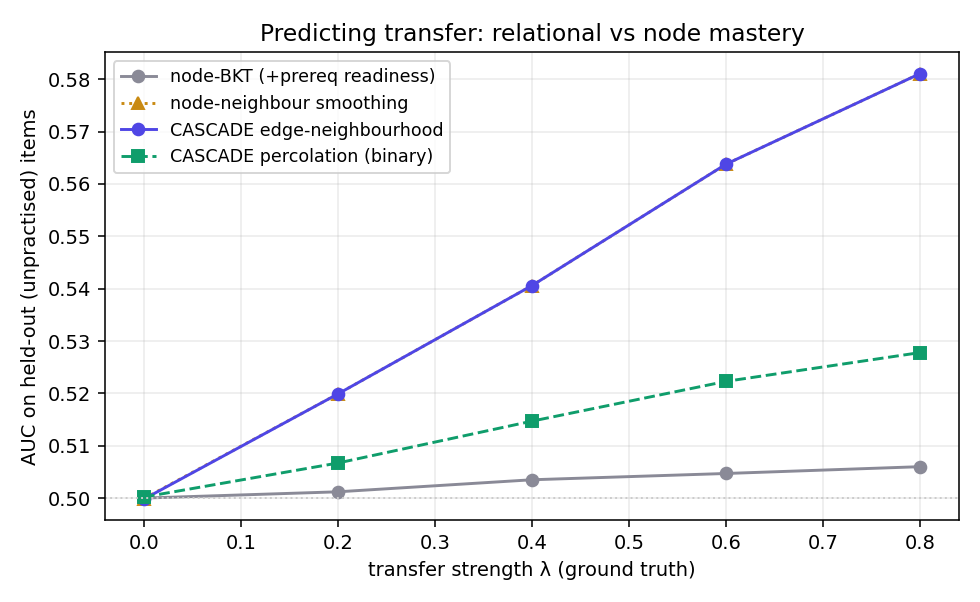

This chart was generated by the following Python code:
"""Predictive-validity test: does percolation (relational) mastery predict
TRANSFER better than node-level BKT?

The central CASCADE claim is that language mastery is a *topological* property
of the learned-edge subgraph, not a per-item scalar. If true, then for an item
a learner has NEVER directly practised, the state of the *edges around it*
should predict success better than the item's own BKT belief.

Design (built to be falsifiable, not rigged):

  1. Ground truth is an INDEPENDENT generative model with a tunable transfer
     strength λ. Each simulated learner practises a contiguous region of the
     REAL Vaaani graph; their latent per-edge competence diffuses to unpractised
     neighbours with strength λ (λ=0 ⇒ no transfer; λ→1 ⇒ competence is fully
     relational). Outcomes are sampled from that latent competence.

  2. Two families of *observable* estimators are fit from the SAME practice
     observations:
        • node_bkt  — standard BKT mastery blended with prerequisite readiness
                      (the field-standard baseline, in its strongest fair form).
        • cascade   — CASCADE edge-BKT: percolation (binary, the real
                      percolation.percolated_nodes) and the continuous
                      edge-neighbourhood belief.

  3. We score both on HELD-OUT items (never directly practised) and compute AUC
     / Brier against the sampled transfer outcomes, swept over λ.

  Honesty guards:
    • node_bkt gets prerequisite readiness, so it is not a strawman.
    • the λ=0 null: with no true transfer, cascade must NOT beat node_bkt on
      held-out items — otherwise the estimator is hallucinating structure.
    • in-sample (practised) AUC is reported too: node_bkt should win there,
      where direct evidence exists.

Reuses the real graph, the real percolation implementation, and the exact BKT
constants from cognitive_twin, so it tests the shipped logic. No LLM. Seeded.
"""

from __future__ import annotations

import json
import math
import os
import random
import statistics
import sys
from pathlib import Path

sys.path.insert(0, str(Path(__file__).resolve().parent.parent / "backend"))

from cognitive_twin import PRIOR, SLIP, GUESS, TRANSIT           # exact shipped constants
from percolation import percolated_nodes                          # the real implementation
from development_engine import get_world_edges, WorldModel

# planner's node predictor blend (development_engine.p_success defaults)
W_MASTERY, W_READINESS = 0.35, 0.65
THETA_EDGE = 0.90          # percolation edge-learned threshold (shipped default)
K_MIN = 3                  # percolation min component size (shipped default)


# ── observation model (shared link function) ────────────────────────
def obs_prob(competence: float) -> float:
    """Latent competence → P(correct). Same slip/guess link both sides use."""
    return GUESS + (1.0 - GUESS - SLIP) * max(0.0, min(1.0, competence))


def bkt_update(p: float, correct: bool, w: float = 1.0) -> float:
    """Identical to cognitive_twin.update / update_edge posterior + learn step."""
    if correct:
        post = p * (1 - SLIP) / (p * (1 - SLIP) + (1 - p) * GUESS + 1e-12)
    else:
        post = p * SLIP / (p * SLIP + (1 - p) * (1 - SLIP) + 1e-12)
    post = (1 - w) * p + w * post
    return post + (1 - post) * TRANSIT


class EB:
    """Minimal edge-belief object for percolation.percolated_nodes (needs .mastery)."""
    __slots__ = ("mastery",)
    def __init__(self, m: float): self.mastery = m


# ── graph loading ───────────────────────────────────────────────────
def load_graph():
    edges_by_type = get_world_edges()                    # {etype: [(s,t),...]}
    world = WorldModel()
    nodes = list(world.nodes)
    incident: dict[str, list[str]] = {}                  # node -> [edge_key]
    node_nbrs: dict[str, set[str]] = {}                  # node -> {node}
    edge_nbrs: dict[str, set[str]] = {}                  # edge_key -> {edge_key sharing a node}
    node_of_edge: dict[str, tuple[str, str]] = {}
    for et, pairs in edges_by_type.items():
        for s, t in pairs:
            ek = f"{s}::{t}::{et}"
            node_of_edge[ek] = (s, t)
            incident.setdefault(s, []).append(ek)
            incident.setdefault(t, []).append(ek)
            node_nbrs.setdefault(s, set()).add(t)
            node_nbrs.setdefault(t, set()).add(s)
    for n, eks in incident.items():
        for ek in eks:
            edge_nbrs.setdefault(ek, set()).update(e for e in eks if e != ek)
    prereqs = {n: world.prereqs.get(n, []) for n in nodes}
    return edges_by_type, nodes, incident, node_nbrs, edge_nbrs, node_of_edge, prereqs


# ── one simulated learner ───────────────────────────────────────────
def practised_region(nodes, node_nbrs, rng, density):
    """Contiguous practice: random-walk from a few seeds (curricula cluster)."""
    target = max(8, int(len(nodes) * density))
    practised: set[str] = set()
    seeds = rng.sample([n for n in nodes if node_nbrs.get(n)], k=min(5, len(nodes)))
    frontier = list(seeds)
    while frontier and len(practised) < target:
        cur = frontier.pop(rng.randrange(len(frontier)))
        if cur in practised:
            continue
        practised.add(cur)
        nbrs = list(node_nbrs.get(cur, ()))
        rng.shuffle(nbrs)
        frontier.extend(nbrs[:3])
    return practised


def simulate(G, rng, lam, density, attempts=3):
    edges_by_type, nodes, incident, node_nbrs, edge_nbrs, node_of_edge, prereqs = G
    alpha = rng.uniform(0.35, 0.9)                        # learner ability
    practised = practised_region(nodes, node_nbrs, rng, density)

    # Ground truth: NODE competence with λ-controlled transfer. A practised node
    # is acquired (α); an unpractised node's competence is ONLY what transfers
    # from its practised graph-neighbours, scaled by λ. λ=0 ⇒ unpractised nodes
    # are truly unknown (clean null — nothing is predictable). No edge-sharing
    # leakage: λ is the sole transfer knob.
    def true_comp(v):
        if v in practised:
            return alpha
        nb = node_nbrs.get(v, ())
        if not nb:
            return 0.0
        frac = sum(1 for u in nb if u in practised) / len(nb)
        return lam * alpha * frac

    # ── fit estimators from practice observations only ──
    node_bel = {}
    edge_bel = {}
    for v in practised:
        pv = obs_prob(true_comp(v))
        nb = PRIOR
        for _ in range(attempts):
            correct = rng.random() < pv
            nb = bkt_update(nb, correct)
            for ek in incident.get(v, []):               # item attempt updates incident edges (ear×CASCADE)
                edge_bel[ek] = bkt_update(edge_bel.get(ek, PRIOR), correct)
        node_bel[v] = nb

    # percolation set from the fitted edge beliefs (REAL implementation)
    eb_objs = {ek: EB(m) for ek, m in edge_bel.items()}
    perc = percolated_nodes(eb_objs, edges_by_type, theta=THETA_EDGE, k_min=K_MIN)

    # ── score held-out items (never practised) ──
    rows = []
    held = [v for v in nodes if v not in practised and incident.get(v)]
    rng.shuffle(held)
    for v in held[:400]:                                 # cap per learner for speed
        outcome = 1 if rng.random() < obs_prob(true_comp(v)) else 0
        # (1) node_bkt: prior mastery + PREREQUISITE readiness (field-standard baseline)
        pr = prereqs.get(v, [])
        readiness = statistics.fmean([node_bel.get(x, PRIOR) for x in pr]) if pr else PRIOR
        s_node = GUESS + (1 - GUESS - SLIP) * (W_MASTERY * PRIOR + W_READINESS * readiness)
        # (2) node_spread: prior blended with mean node-belief over ALL neighbours
        #     (the tough baseline — "why not just average the neighbours' node masteries?")
        nb = node_nbrs.get(v, ())
        spread = statistics.fmean([node_bel.get(u, PRIOR) for u in nb]) if nb else PRIOR
        s_spread = GUESS + (1 - GUESS - SLIP) * (W_MASTERY * PRIOR + W_READINESS * spread)
        # (3) cascade edge-neighbourhood belief
        eks = incident.get(v, [])
        nbr_edge = statistics.fmean([edge_bel.get(e, PRIOR) for e in eks]) if eks else PRIOR
        s_cascade = obs_prob(nbr_edge)
        # (4) percolation (binary)
        s_perc = 1.0 if v in perc else 0.0
        rows.append((outcome, s_node, s_spread, s_cascade, s_perc))
    return rows


# ── metrics ─────────────────────────────────────────────────────────
def auc(scores, labels):
    pos = [s for s, y in zip(scores, labels) if y == 1]
    neg = [s for s, y in zip(scores, labels) if y == 0]
    if not pos or not neg:
        return float("nan")
    order = sorted(range(len(scores)), key=lambda i: scores[i])
    ranks = [0.0] * len(scores)
    i = 0
    while i < len(order):
        j = i
        while j < len(order) and scores[order[j]] == scores[order[i]]:
            j += 1
        avg = (i + 1 + j) / 2.0
        for k in range(i, j):
            ranks[order[k]] = avg
        i = j
    sum_pos = sum(ranks[i] for i in range(len(scores)) if labels[i] == 1)
    n_pos, n_neg = len(pos), len(neg)
    return (sum_pos - n_pos * (n_pos + 1) / 2.0) / (n_pos * n_neg)


def brier(scores, labels):
    return statistics.fmean([(s - y) ** 2 for s, y in zip(scores, labels)])


# ── experiment ──────────────────────────────────────────────────────
def run(n_students=200, density=0.12, lambdas=(0.0, 0.2, 0.4, 0.6, 0.8), seed=7):
    G = load_graph()
    results = {}
    for lam in lambdas:
        rng = random.Random(seed * 1000 + int(lam * 100))
        y, sn, ss, sc, sp = [], [], [], [], []
        for _ in range(n_students):
            for outcome, s_node, s_spread, s_casc, s_perc in simulate(G, rng, lam, density):
                y.append(outcome); sn.append(s_node); ss.append(s_spread)
                sc.append(s_casc); sp.append(s_perc)
        base_rate = statistics.fmean(y) if y else float("nan")
        results[lam] = {
            "n_heldout": len(y),
            "held_out_base_rate": round(base_rate, 4),
            "auc_node_bkt": round(auc(sn, y), 4),
            "auc_node_spread": round(auc(ss, y), 4),
            "auc_cascade_edge": round(auc(sc, y), 4),
            "auc_percolation": round(auc(sp, y), 4),
            "brier_node_bkt": round(brier(sn, y), 4),
            "brier_cascade_edge": round(brier(sc, y), 4),
            "auc_lift_cascade_over_node": round(auc(sc, y) - auc(sn, y), 4),
            "auc_lift_cascade_over_spread": round(auc(sc, y) - auc(ss, y), 4),
        }
    return results


def simulate_edge_specific(G, rng, lam, density, attempts=3):
    """Second regime: competence is EDGE-specific (a learner can know the
    phone→/f/ relation without fully knowing 'phone' as an item). Practice is at
    the edge level; the held-out target is an unpractised EDGE. This is where
    edge-level tracing should beat node-level summaries, because a node's mastery
    aggregates ALL its edges and blurs any single relation."""
    edges_by_type, nodes, incident, node_nbrs, edge_nbrs, node_of_edge, prereqs = G
    alpha = rng.uniform(0.35, 0.9)
    all_edges = list(node_of_edge)
    # contiguous edge practice: random walk over edge-adjacency
    target = max(8, int(len(all_edges) * density))
    practised: set[str] = set()
    frontier = rng.sample(all_edges, k=min(5, len(all_edges)))
    while frontier and len(practised) < target:
        cur = frontier.pop(rng.randrange(len(frontier)))
        if cur in practised:
            continue
        practised.add(cur)
        nb = list(edge_nbrs.get(cur, ()))
        rng.shuffle(nb)
        frontier.extend(nb[:3])

    def true_edge_comp(e):
        if e in practised:
            return alpha
        nb = edge_nbrs.get(e, ())
        if not nb:
            return 0.0
        frac = sum(1 for x in nb if x in practised) / len(nb)
        return lam * alpha * frac

    node_bel, edge_bel = {}, {}
    for e in practised:
        pe = obs_prob(true_edge_comp(e))
        eb = PRIOR
        s, t = node_of_edge[e]
        nb_s, nb_t = node_bel.get(s, PRIOR), node_bel.get(t, PRIOR)
        for _ in range(attempts):
            correct = rng.random() < pe
            eb = bkt_update(eb, correct)
            nb_s = bkt_update(nb_s, correct)     # edge practice trains both endpoint nodes
            nb_t = bkt_update(nb_t, correct)
        edge_bel[e] = eb
        node_bel[s], node_bel[t] = nb_s, nb_t

    rows = []
    held = [e for e in all_edges if e not in practised]
    rng.shuffle(held)
    for e in held[:400]:
        outcome = 1 if rng.random() < obs_prob(true_edge_comp(e)) else 0
        s, t = node_of_edge[e]
        # node baseline for an edge = mean of endpoint node masteries (p_success_edge readiness)
        s_node = obs_prob((node_bel.get(s, PRIOR) + node_bel.get(t, PRIOR)) / 2)
        # node-smoothing: endpoints' neighbourhood node masteries
        ns = [node_bel.get(u, PRIOR) for u in (node_nbrs.get(s, ()) | node_nbrs.get(t, ()))]
        s_spread = obs_prob(statistics.fmean(ns) if ns else PRIOR)
        # cascade: mean belief over ADJACENT edges (edge-level neighbourhood)
        enb = edge_nbrs.get(e, ())
        s_cascade = obs_prob(statistics.fmean([edge_bel.get(x, PRIOR) for x in enb]) if enb else PRIOR)
        rows.append((outcome, s_node, s_spread, s_cascade))
    return rows


def run_edge_specific(n_students=200, density=0.12, lambdas=(0.0, 0.2, 0.4, 0.6, 0.8), seed=11):
    G = load_graph()
    results = {}
    for lam in lambdas:
        rng = random.Random(seed * 1000 + int(lam * 100))
        y, sn, ss, sc = [], [], [], []
        for _ in range(n_students):
            for outcome, s_node, s_spread, s_casc in simulate_edge_specific(G, rng, lam, density):
                y.append(outcome); sn.append(s_node); ss.append(s_spread); sc.append(s_casc)
        results[lam] = {
            "n_heldout": len(y),
            "auc_node_bkt": round(auc(sn, y), 4),
            "auc_node_spread": round(auc(ss, y), 4),
            "auc_cascade_edge": round(auc(sc, y), 4),
            "auc_lift_cascade_over_spread": round(auc(sc, y) - auc(ss, y), 4),
        }
    return results


def main():
    res = run()
    print(f"\n{'λ':>4}  {'n':>7}  {'base':>6}  | {'node-BKT':>9} {'node-smth':>9} "
          f"{'cascade':>9} {'percol':>9} | {'lift/node':>9} {'lift/smth':>9}")
    print("-" * 96)
    for lam, r in res.items():
        print(f"{lam:>4.1f}  {r['n_heldout']:>7}  {r['held_out_base_rate']:>6.3f}  | "
              f"{r['auc_node_bkt']:>9.3f} {r['auc_node_spread']:>9.3f} "
              f"{r['auc_cascade_edge']:>9.3f} {r['auc_percolation']:>9.3f} | "
              f"{r['auc_lift_cascade_over_node']:>+9.3f} {r['auc_lift_cascade_over_spread']:>+9.3f}")
    # ── Regime 2: edge-specific competence (the distinctive CASCADE claim) ──
    res2 = run_edge_specific()
    print(f"\nEDGE-SPECIFIC regime (held-out target = an unpractised relation):")
    print(f"{'λ':>4}  {'n':>7}  | {'node-BKT':>9} {'node-smth':>9} {'cascade':>9} | {'lift/smth':>9}")
    print("-" * 62)
    for lam, r in res2.items():
        print(f"{lam:>4.1f}  {r['n_heldout']:>7}  | {r['auc_node_bkt']:>9.3f} "
              f"{r['auc_node_spread']:>9.3f} {r['auc_cascade_edge']:>9.3f} | "
              f"{r['auc_lift_cascade_over_spread']:>+9.3f}")

    out = Path(__file__).resolve().parent / "percolation_validity_results.json"
    out.write_text(json.dumps({"node_level_regime": res, "edge_specific_regime": res2}, indent=2))
    print(f"\nwrote {out}")

    # optional plot
    try:
        import matplotlib
        matplotlib.use("Agg")
        import matplotlib.pyplot as plt
        L = list(res.keys())
        plt.figure(figsize=(7, 4.3))
        plt.plot(L, [res[l]["auc_node_bkt"] for l in L], "o-", label="node-BKT (+prereq readiness)", color="#8a8a97")
        plt.plot(L, [res[l]["auc_node_spread"] for l in L], "^:", label="node-neighbour smoothing", color="#c98a12")
        plt.plot(L, [res[l]["auc_cascade_edge"] for l in L], "o-", label="CASCADE edge-neighbourhood", color="#4f46e5")
        plt.plot(L, [res[l]["auc_percolation"] for l in L], "s--", label="CASCADE percolation (binary)", color="#0f9d6b")
        plt.axhline(0.5, color="#ccc", lw=1, ls=":")
        plt.xlabel("transfer strength λ (ground truth)")
        plt.ylabel("AUC on held-out (unpractised) items")
        plt.title("Predicting transfer: relational vs node mastery")
        plt.legend(fontsize=9); plt.grid(alpha=.25); plt.tight_layout()
        p = Path(__file__).resolve().parent / "percolation_validity.png"
        plt.savefig(p, dpi=140)
        print(f"wrote {p}")
    except Exception as e:
        print(f"(plot skipped: {e})")


if __name__ == "__main__":
    main()
